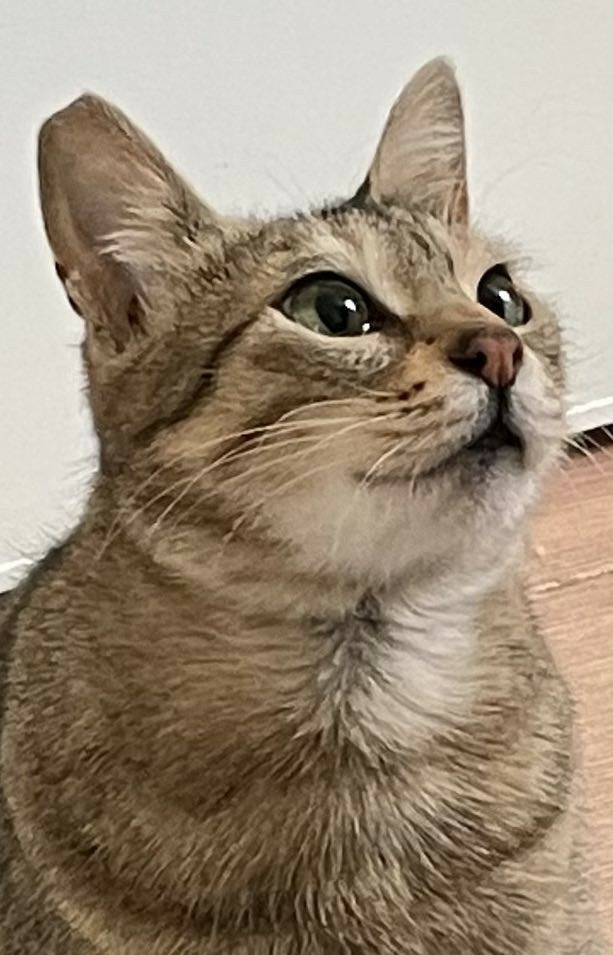
#> input picture TTF5/Pawawo.jpg, 613 x 955 px
$ jupyter execute Filters.ipynb   (older library calls are emulated)
#> lines starting #> are read from the running program, lines starting #| are printed output that depends on the picture
[cell 1]
import cv2
import matplotlib
import numpy as np
from matplotlib import pyplot as plt
import matplotlib.image as mpimg

[cell 2]
image = cv2.imread("Pawawo.jpg", cv2.IMREAD_GRAYSCALE)
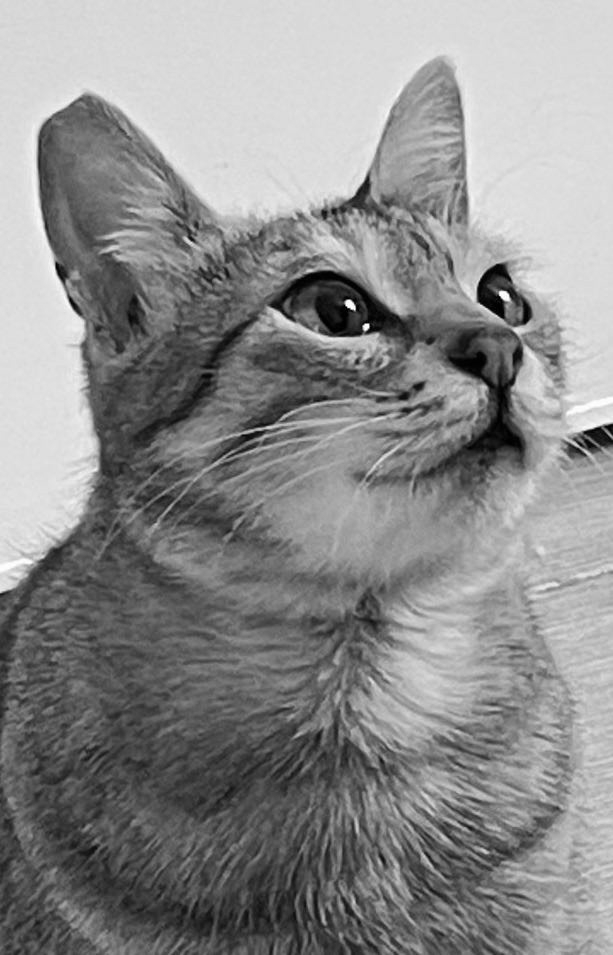
#> image: shape (955, 613); min 0, max 255, mean 140

img = mpimg.imread("Pawawo.jpg")
plt.imshow(img)
plt.show()

[cell 3]
plt.figure(figsize=(8, 6))
plt.imshow(image, cmap='gray')
plt.title("Original Image - Pawawo(Gray)")
plt.axis('off')
plt.show()

[cell 4]
gaussian_blur = cv2.GaussianBlur(image, (3, 3), 0)

plt.figure(figsize=(8, 6))
plt.imshow(gaussian_blur, cmap='gray')
plt.title("Gaussian Blur")
plt.axis('off')
plt.show()

[cell 5]
sobel_x = cv2.Sobel(image, cv2.CV_64F, 1, 0, ksize=3)
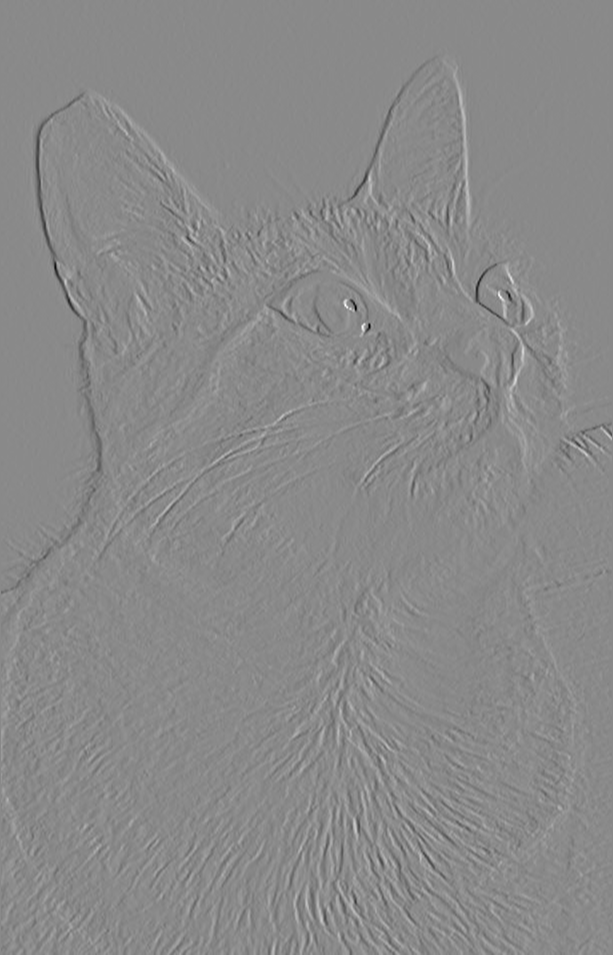
#> sobel_x: shape (955, 613) float64; min -920, max 783, mean 0.4; drawn with min black and max white

plt.figure(figsize=(8, 6))
plt.imshow(sobel_x, cmap='gray')
plt.title("Sobel X")
plt.axis('off')
plt.show()

[cell 6]
sobel_y = cv2.Sobel(image, cv2.CV_64F, 0, 1, ksize=3)
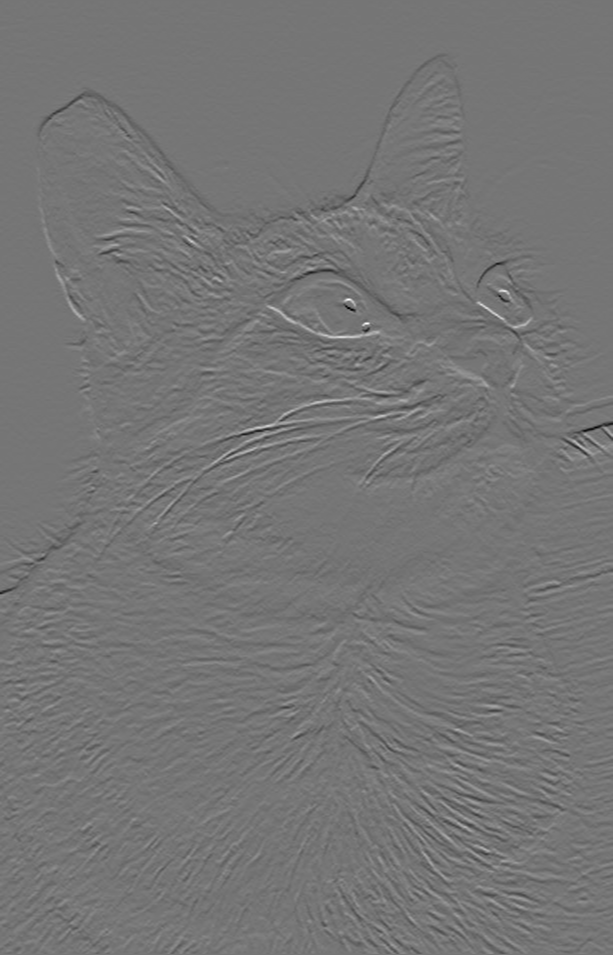
#> sobel_y: shape (955, 613) float64; min -832, max 968, mean -1; drawn with min black and max white

plt.figure(figsize=(8, 6))
plt.imshow(sobel_y, cmap='gray')
plt.title("Sobel Y")
plt.axis('off')
plt.show()

[cell 7]
sobel_both = cv2.magnitude(sobel_x, sobel_y)
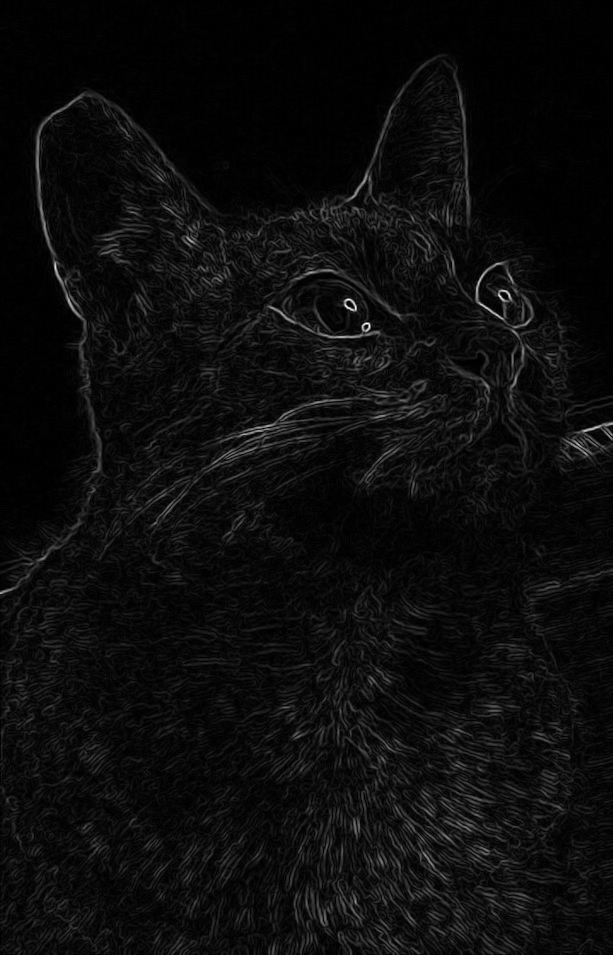
#> sobel_both: shape (955, 613) float64; min 0, max 968.4, mean 48.7; drawn with min black and max white

plt.figure(figsize=(8, 6))
plt.imshow(sobel_both, cmap='gray')
plt.title("Sobel Combined")
plt.axis('off')
plt.show()

[cell 8]
scharr_x = cv2.Scharr(image, cv2.CV_64F, 1, 0)

plt.figure(figsize=(8, 6))
plt.imshow(scharr_x)
plt.title("Scharr X")
plt.axis('off')
plt.show()

[cell 9]
scharr_y = cv2.Scharr(image, cv2.CV_64F, 0, 1)

plt.figure(figsize=(8, 6))
plt.imshow(scharr_y, cmap='gray')
plt.title("Scharr Y")
plt.axis('off')
plt.show()

[cell 10]
scharr_both = cv2.magnitude(scharr_x, scharr_y)

plt.figure(figsize=(8, 6))
plt.imshow(scharr_both, cmap='gray')
plt.title("Scharr Combined")
plt.axis('off')
plt.show()

[cell 11]
laplacian = cv2.Laplacian(image, cv2.CV_64F)
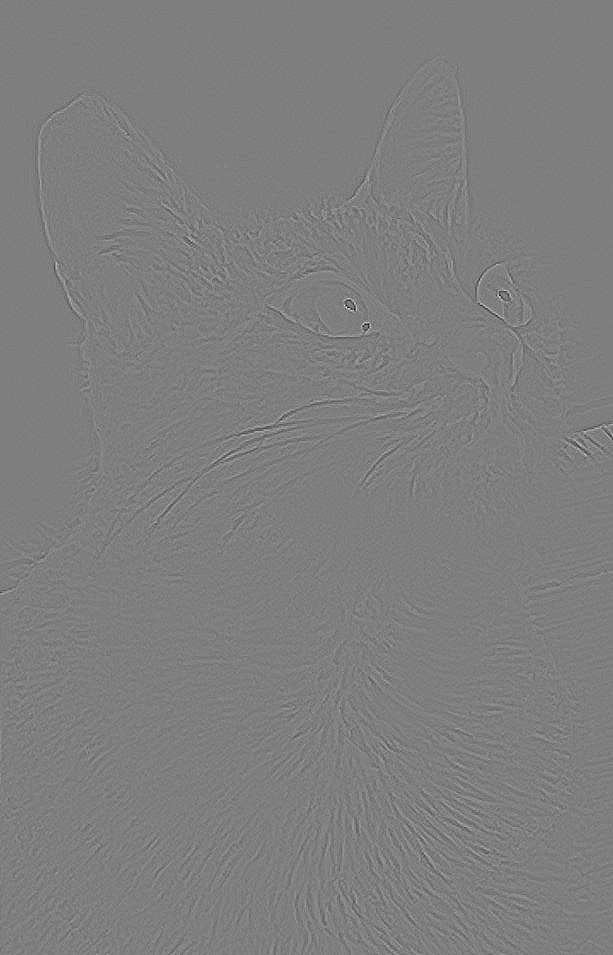
#> laplacian: shape (955, 613) float64; min -241, max 243, mean 0; drawn with min black and max white

plt.figure(figsize=(8, 6))
plt.imshow(laplacian, cmap='gray')
plt.title("Laplacian")
plt.axis('off')
plt.show()
